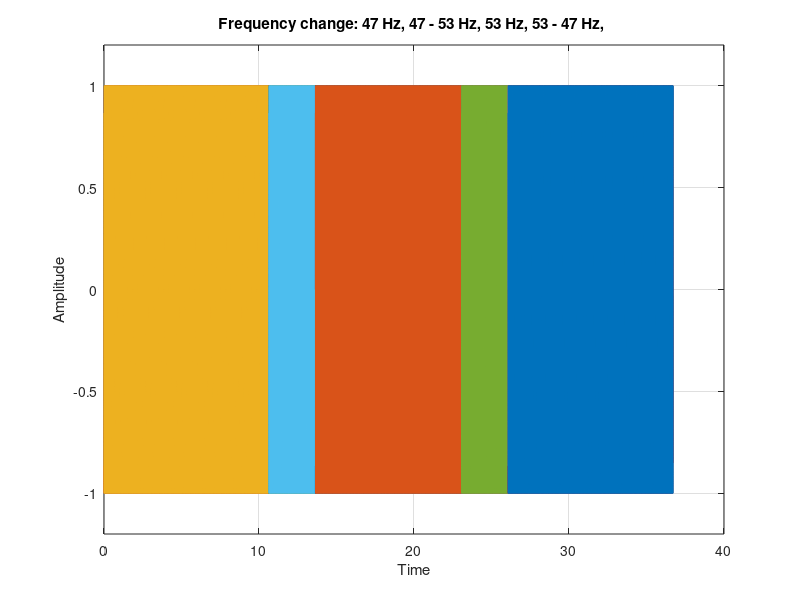
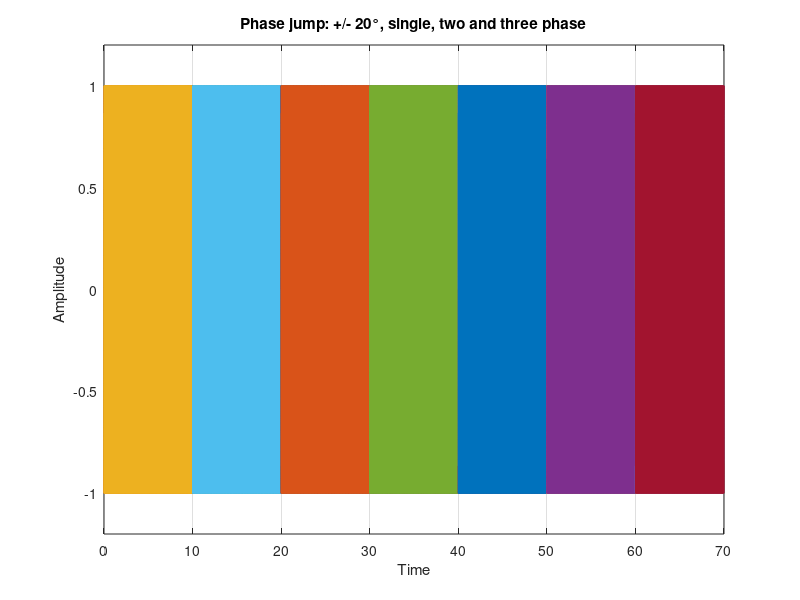
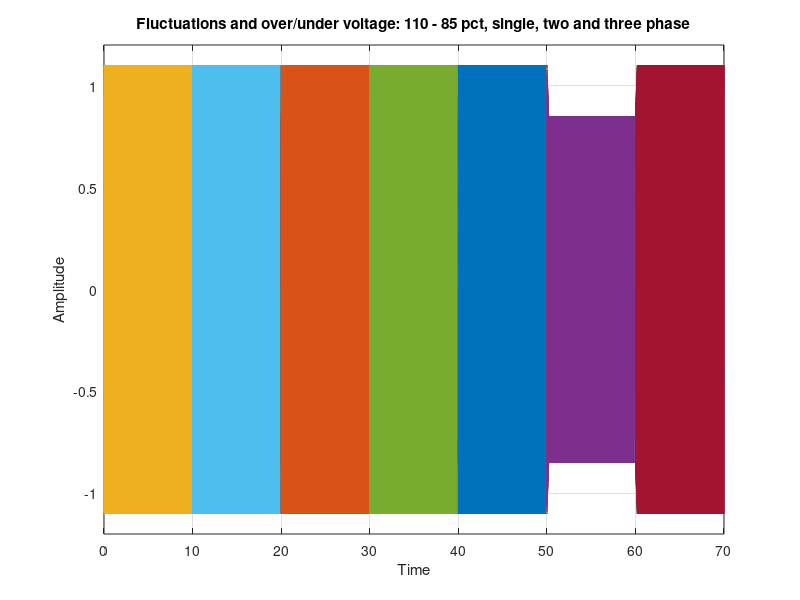
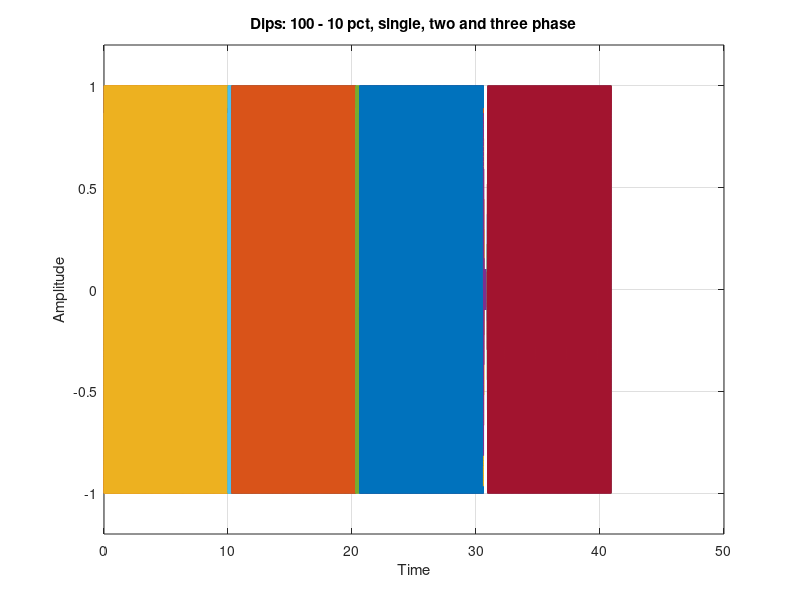

Write the MATLAB code that produced these figures, in order. (Note: this script raises an error after producing the figures.)
clc; clear; close all;
%% code for 'Test journal - Test Sequence'


%% Variable constants for test sequence
fs = 10000
ts = 1/fs
t_end = 75
t = ts*(0:t_end*fs);
t_event = 10 % [s] time between each event

%% frequency change, TC1

f_start = 47;
f_top = 53;
duration = 3;
cycles = 500;
t_event_low = cycles/f_start
t_event_high = cycles/f_top


t_11 = t_event_low
t_12 = t_11+duration
t_13 = t_12+t_event_high
t_14 = t_13+duration;
t_15 = t_14+t_event_low


pha10 = sin(2*pi*f_start*		t(1:round(t_event_low*fs)			));
phb10 = sin(2*pi*f_start*		t(1:round(t_event_low*fs)			) - 2*pi/3);
phc10 = sin(2*pi*f_start*		t(1:round(t_event_low*fs)			) + 2*pi/3);
V10 = [pha10; phb10; phc10]';


% 47 to 53 Hz
pha11 = chirp(					t(1:round(duration*fs)				),f_start,3,f_top,'linear',270);
phb11 = chirp(					t(1:round(duration*fs)				),f_start,3,f_top,'linear',150);
phc11 = chirp(					t(1:round(duration*fs)				),f_start,3,f_top,'linear',30);
V11 = [pha11; phb11; phc11]';


% 53 Hz for 500 cycles
pha12 = sin(2*pi*f_top*			t(1:round(t_event_high*fs)			));
phb12 = sin(2*pi*f_top*			t(1:round(t_event_high*fs)			) - 2*pi/3);
phc12 = sin(2*pi*f_top*			t(1:round(t_event_high*fs)			) + 2*pi/3);
V12 = [pha12; phb12; phc12]';


% 53 to 47 Hz
pha13 = chirp(					t(1:round(duration*fs)				),f_top,3,f_start,'linear',270);
phb13 = chirp(					t(1:round(duration*fs)				),f_top,3,f_start,'linear',150);
phc13 = chirp(					t(1:round(duration*fs)				),f_top,3,f_start,'linear',30);
V13 = [pha13; phb13; phc13]';


% 47 Hz for 10 sec
pha14 = sin(2*pi*f_start*		t(1:round(t_event_low*fs)			));
phb14 = sin(2*pi*f_start*		t(1:round(t_event_low*fs)			) - 2*pi/3);
phc14 = sin(2*pi*f_start*		t(1:round(t_event_low*fs)			) + 2*pi/3);
V14 = [pha14; phb14; phc14]';


% collect part signals to one signal
V1 = [V10; V11; V12; V13; V14];

figures = figure(11)
plot(t(1        : round(t_11*fs)), [pha10; phb10; phc10]')
hold on
grid on
plot(t(round(t_11*fs+1): round(t_12*fs)), [pha11; phb11; phc11]')
plot(t(round(t_12*fs+1): round(t_13*fs)), [pha12; phb12; phc12]')
plot(t(round(t_13*fs+1): round(t_14*fs)), [pha13; phb13; phc13]')
plot(t(round(t_14*fs+1): round(t_15*fs)), [pha14; phb14; phc14]')

freqtitle1 = sprintf('Frequency change: %d Hz, %d - %d Hz, %d Hz, %d - %d Hz, %d Hz',... 
    f_start, f_start, f_top, f_top, f_top, f_start);
title(freqtitle1)
xlabel('Time')
ylabel('Amplitude')
ylim([-1.2 1.2])



%% phase jumps, TC2
f_base = 50;
cycles = 500;
t_recov = cycles/f_base;
phi_shift = 20*pi/180


t_21 = t_recov
t_22 = t_21 + t_recov;
t_23 = t_22 + t_recov;
t_24 = t_23 + t_recov;
t_25 = t_24 + t_recov;
t_26 = t_25 + t_recov;
t_27 = t_26 + t_recov;

% start up
pha21 = sin(2*pi*f_base*t(1:t_recov*fs));
phb21 = sin(2*pi*f_base*t(1:t_recov*fs) - 2*pi/3);
phc21 = sin(2*pi*f_base*t(1:t_recov*fs) + 2*pi/3);
V21 = [pha21; phb21; phc21]';

% single phase phase shift (positive)
pha22 = sin(2*pi*f_base*t(1:t_recov*fs) + phi_shift);
phb22 = sin(2*pi*f_base*t(1:t_recov*fs) - 2*pi/3);
phc22 = sin(2*pi*f_base*t(1:t_recov*fs) + 2*pi/3);
V22 = [pha22; phb22; phc22]';

% single phase phase shift (negative)
pha23 = sin(2*pi*f_base*t(1:t_recov*fs));
phb23 = sin(2*pi*f_base*t(1:t_recov*fs) - 2*pi/3);
phc23 = sin(2*pi*f_base*t(1:t_recov*fs) + 2*pi/3);
V23 = [pha23; phb23; phc23]';

% two phase phase shift (positive)
pha24 = sin(2*pi*f_base*t(1:t_recov*fs) + phi_shift);
phb24 = sin(2*pi*f_base*t(1:t_recov*fs) - 2*pi/3 + phi_shift);
phc24 = sin(2*pi*f_base*t(1:t_recov*fs) + 2*pi/3);
V24 = [pha24; phb24; phc24]';

% two phase phase shift (negative)
pha25 = sin(2*pi*f_base*t(1:t_recov*fs));
phb25 = sin(2*pi*f_base*t(1:t_recov*fs) - 2*pi/3);
phc25 = sin(2*pi*f_base*t(1:t_recov*fs) + 2*pi/3);
V25 = [pha25; phb25; phc25]';

% three phase phase shift (positive)
pha26 = sin(2*pi*f_base*t(1:t_recov*fs) + phi_shift);
phb26 = sin(2*pi*f_base*t(1:t_recov*fs) - 2*pi/3 + phi_shift);
phc26 = sin(2*pi*f_base*t(1:t_recov*fs) + 2*pi/3 + phi_shift);
V26 = [pha26; phb26; phc26]';

% three phase phase shift (negative)
pha27 = sin(2*pi*f_base*t(1:t_recov*fs));
phb27 = sin(2*pi*f_base*t(1:t_recov*fs) - 2*pi/3);
phc27 = sin(2*pi*f_base*t(1:t_recov*fs) + 2*pi/3);
V27 = [pha27; phb27; phc27]';
    
figures = [figures; figure(21)]
plot(t(1        : t_21*fs), V21)
grid on
hold on
plot(t(t_21*fs+1: t_22*fs), V22)
plot(t(t_22*fs+1: t_23*fs), V23)
plot(t(t_23*fs+1: t_24*fs), V24)
plot(t(t_24*fs+1: t_25*fs), V25)
plot(t(t_25*fs+1: t_26*fs), V26)
plot(t(t_26*fs+1: t_27*fs), V27)
phasetitle1 = sprintf('Phase jump: +/- %d°, single, two and three phase', phi_shift*180/pi);
title(phasetitle1)
xlabel('Time')
ylabel('Amplitude')
ylim([-1.2 1.2])

V2 = [V21; V22; V23; V24; V25; V26; V27];


%% voltage fluctuations and over/under voltage, TC3
f_base = 50;
cycles = 500;
t_recov = cycles/f_base;
fluct_rate = f_base*0.12/5; % percent pr sec
% t_recov = 10;
Amax = 1.1
Amin = 0.85
t_fluct = (Amax-Amin)/fluct_rate;

t_31  = t_recov; 
t_32  = t_31  + t_recov; 
t_33  = t_32  + t_recov;
t_34  = t_33  + t_recov; 
t_35  = t_34  + t_recov;
t_36  = t_35  + t_recov; 
t_37  = t_36  + t_recov;

% start up
pha31 = Amax*sin(2*pi*f_base*t(1:t_recov*fs));
phb31 = Amax*sin(2*pi*f_base*t(1:t_recov*fs) - 2*pi/3);
phc31 = Amax*sin(2*pi*f_base*t(1:t_recov*fs) + 2*pi/3);
V31 = [pha31; phb31; phc31]';

% single phase fluctuation (positive)
pha32 = [sin(2*pi*f_base*t(1:t_fluct*fs)).*(Amax-fluct_rate*t(1:t_fluct*fs)),  Amin*sin(2*pi*f_base*t(t_fluct*fs:  t_recov*fs))];
phb32 =                                                                        Amax*sin(2*pi*f_base*t(1:           t_recov*fs) - 2*pi/3);
phc32 =                                                                        Amax*sin(2*pi*f_base*t(1:           t_recov*fs) + 2*pi/3);
V32 = [pha32; phb32; phc32]';

% single phase fluctuation (negative)
pha33 = [sin(2*pi*f_base*t(1:t_fluct*fs)).*(Amin+fluct_rate*t(1:t_fluct*fs)),  Amax*sin(2*pi*f_base*t(t_fluct*fs:  t_recov*fs))];
phb33 =                                                                        Amax*sin(2*pi*f_base*t(1:           t_recov*fs) - 2*pi/3);
phc33 =                                                                        Amax*sin(2*pi*f_base*t(1:           t_recov*fs) + 2*pi/3);
V33 = [pha33; phb33; phc33]';

% two phase fluctuation (positive)
pha34 = [sin(2*pi*f_base*t(1:t_fluct*fs))		 	.*(Amax-fluct_rate*t(1:t_fluct*fs)),  	Amin*sin(2*pi*f_base*t(t_fluct*fs:  t_recov*fs))];
phb34 = [sin(2*pi*f_base*t(1:t_fluct*fs) - 2*pi/3)	.*(Amax-fluct_rate*t(1:t_fluct*fs)),  	Amin*sin(2*pi*f_base*t(t_fluct*fs:  t_recov*fs) - 2*pi/3)];
phc34 =                                                                        				Amax*sin(2*pi*f_base*t(1:           t_recov*fs) + 2*pi/3);
V34 = [pha34; phb34; phc34]';

% two phase fluctuation (negative)
pha35 = [sin(2*pi*f_base*t(1:t_fluct*fs))			.*(Amin+fluct_rate*t(1:t_fluct*fs)),  	Amax*sin(2*pi*f_base*t(t_fluct*fs:  t_recov*fs))];
phb35 = [sin(2*pi*f_base*t(1:t_fluct*fs) - 2*pi/3)	.*(Amin+fluct_rate*t(1:t_fluct*fs)),  	Amax*sin(2*pi*f_base*t(t_fluct*fs:  t_recov*fs) - 2*pi/3)];
phc35 =                                                                        				Amax*sin(2*pi*f_base*t(1:           t_recov*fs) + 2*pi/3);
V35 = [pha35; phb35; phc35]';

% three phase fluctuation (positive)
pha36 = [sin(2*pi*f_base*t(1:t_fluct*fs))		 	.*(Amax-fluct_rate*t(1:t_fluct*fs)),  	Amin*sin(2*pi*f_base*t(t_fluct*fs:  t_recov*fs))];
phb36 = [sin(2*pi*f_base*t(1:t_fluct*fs) - 2*pi/3)	.*(Amax-fluct_rate*t(1:t_fluct*fs)),  	Amin*sin(2*pi*f_base*t(t_fluct*fs:  t_recov*fs) - 2*pi/3)];
phc36 = [sin(2*pi*f_base*t(1:t_fluct*fs) + 2*pi/3)	.*(Amax-fluct_rate*t(1:t_fluct*fs)),  	Amin*sin(2*pi*f_base*t(t_fluct*fs:  t_recov*fs) + 2*pi/3)];
V36 = [pha36; phb36; phc36]';

% three phase fluctuation (negative)
pha37 = [sin(2*pi*f_base*t(1:t_fluct*fs))			.*(Amin+fluct_rate*t(1:t_fluct*fs)),  	Amax*sin(2*pi*f_base*t(t_fluct*fs:  t_recov*fs))];
phb37 = [sin(2*pi*f_base*t(1:t_fluct*fs) - 2*pi/3)	.*(Amin+fluct_rate*t(1:t_fluct*fs)),  	Amax*sin(2*pi*f_base*t(t_fluct*fs:  t_recov*fs) - 2*pi/3)];
phc37 = [sin(2*pi*f_base*t(1:t_fluct*fs) + 2*pi/3)	.*(Amin+fluct_rate*t(1:t_fluct*fs)),  	Amax*sin(2*pi*f_base*t(t_fluct*fs:  t_recov*fs) + 2*pi/3)];
V37 = [pha37; phb37; phc37]';


figures = [figures; figure(31)]

plot(t(1        : t_31*fs), V31)
grid on
hold on
plot(t(t_31*fs+1: t_32*fs), V32)
plot(t(t_32*fs+1: t_33*fs), V33)
plot(t(t_33*fs+1: t_34*fs), V34)
plot(t(t_34*fs+1: t_35*fs), V35)
plot(t(t_35*fs+1: t_36*fs), V36)
plot(t(t_36*fs+1: t_37*fs), V37)

phasetitle1 = sprintf('Fluctuations and over/under voltage: %d - %d pct, single, two and three phase', Amax*100, Amin*100);
title(phasetitle1)
xlabel('Time')
ylabel('Amplitude')
ylim([-1.2 1.2])

V3 = [V31; V32; V33; V34; V35; V36; V37];



%% voltage dips, TC4
f_base = 50
cycles = 500
t_recov = cycles/f_base
fluct_rate = f_base*0.9/2 % percent pr sec
Amax = 1
Amin = 0.1
t_fluct = (Amax-Amin)/fluct_rate
down_cycles = 13
t_down = down_cycles/f_base

t_41  = t_recov; 
% t_42  = t_41  + t_recov; 
t_42  = t_41  + (t_down+t_fluct); 
t_43  = t_42  + t_recov;
t_44  = t_43  + (t_down+t_fluct); 
t_45  = t_44  + t_recov;
t_46  = t_45  + (t_down+t_fluct); 
t_47  = t_46  + t_recov;

% start up
pha41 = Amax*sin(2*pi*f_base*t(1:t_recov*fs));
phb41 = Amax*sin(2*pi*f_base*t(1:t_recov*fs) - 2*pi/3);
phc41 = Amax*sin(2*pi*f_base*t(1:t_recov*fs) + 2*pi/3);
V41 = [pha41; phb41; phc41]';

% single phase dip
% pha42 = [sin(2*pi*f_base*t(1:t_fluct*fs)).*(Amax-fluct_rate*t(1:t_fluct*fs)),  Amin*sin(2*pi*f_base*t(t_fluct*fs+1:  t_recov*fs))];
pha42 = [sin(2*pi*f_base*t(1:t_fluct*fs))            .*(Amax-fluct_rate*t(1:t_fluct*fs)),   Amin*sin(2*pi*f_base*t(t_fluct*fs+1:     (t_down+t_fluct)*fs))];
phb42 =                                                                                     Amax*sin(2*pi*f_base*t(1:                (t_down+t_fluct)*fs) - 2*pi/3);
phc42 =                                                                                     Amax*sin(2*pi*f_base*t(1:                (t_down+t_fluct)*fs) + 2*pi/3);
V42 = [pha42; phb42; phc42]';   

% single phase restore
pha43 = [sin(2*pi*f_base*t(1:t_fluct*fs))           .*(Amin+fluct_rate*t(1:t_fluct*fs)),    Amax*sin(2*pi*f_base*t(t_fluct*fs+1:     t_recov*fs))];
phb43 =                                                                                     Amax*sin(2*pi*f_base*t(1:                t_recov*fs) - 2*pi/3);
phc43 =                                                                                     Amax*sin(2*pi*f_base*t(1:                t_recov*fs) + 2*pi/3);
V43 = [pha43; phb43; phc43]';

% two phase dip                                               XXXXXXXXXXXXXXXXXXXXXXXXXXX      her sker fase forskydning
pha44 = [sin(2*pi*f_base*t(1:t_fluct*fs))		 	.*(Amax-fluct_rate*t(1:t_fluct*fs)),  	Amin*sin(2*pi*f_base*t(t_fluct*fs+1:     (t_down+t_fluct)*fs))];
phb44 = [sin(2*pi*f_base*t(1:t_fluct*fs) - 2*pi/3)	.*(Amax-fluct_rate*t(1:t_fluct*fs)),  	Amin*sin(2*pi*f_base*t(t_fluct*fs+1:     (t_down+t_fluct)*fs) - 2*pi/3)];
phc44 =                                                                        				Amax*sin(2*pi*f_base*t(1:                (t_down+t_fluct)*fs) + 2*pi/3);
V44 = [pha44; phb44; phc44]';

% two phase restore
pha45 = [sin(2*pi*f_base*t(1:t_fluct*fs))			.*(Amin+fluct_rate*t(1:t_fluct*fs)),  	Amax*sin(2*pi*f_base*t(t_fluct*fs+1:     t_recov*fs))];
phb45 = [sin(2*pi*f_base*t(1:t_fluct*fs) - 2*pi/3)	.*(Amin+fluct_rate*t(1:t_fluct*fs)),  	Amax*sin(2*pi*f_base*t(t_fluct*fs+1:     t_recov*fs) - 2*pi/3)];
phc45 =                                                                        				Amax*sin(2*pi*f_base*t(1:                t_recov*fs) + 2*pi/3);
V45 = [pha45; phb45; phc45]';

% three phase dip
pha46 = [sin(2*pi*f_base*t(1:t_fluct*fs))		 	.*(Amax-fluct_rate*t(1:t_fluct*fs)),  	Amin*sin(2*pi*f_base*t(t_fluct*fs+1:     (t_down+t_fluct)*fs))];
phb46 = [sin(2*pi*f_base*t(1:t_fluct*fs) - 2*pi/3)	.*(Amax-fluct_rate*t(1:t_fluct*fs)),  	Amin*sin(2*pi*f_base*t(t_fluct*fs+1:     (t_down+t_fluct)*fs) - 2*pi/3)];
phc46 = [sin(2*pi*f_base*t(1:t_fluct*fs) + 2*pi/3)	.*(Amax-fluct_rate*t(1:t_fluct*fs)),  	Amin*sin(2*pi*f_base*t(t_fluct*fs+1:     (t_down+t_fluct)*fs) + 2*pi/3)];
V46 = [pha46; phb46; phc46]';

% three phase restore
pha47 = [sin(2*pi*f_base*t(1:t_fluct*fs))			.*(Amin+fluct_rate*t(1:t_fluct*fs)),  	Amax*sin(2*pi*f_base*t(t_fluct*fs+1:     t_recov*fs))];
phb47 = [sin(2*pi*f_base*t(1:t_fluct*fs) - 2*pi/3)	.*(Amin+fluct_rate*t(1:t_fluct*fs)),  	Amax*sin(2*pi*f_base*t(t_fluct*fs+1:     t_recov*fs) - 2*pi/3)];
phc47 = [sin(2*pi*f_base*t(1:t_fluct*fs) + 2*pi/3)	.*(Amin+fluct_rate*t(1:t_fluct*fs)),  	Amax*sin(2*pi*f_base*t(t_fluct*fs+1:     t_recov*fs) + 2*pi/3)];
V47 = [pha47; phb47; phc47]';


figures = [figures; figure(41)]
plot(t(1        : t_41*fs), V41)
grid on
hold on
plot(t(t_41*fs+1: t_42*fs), V42)
plot(t(t_42*fs+1: t_43*fs), V43)
plot(t(t_43*fs+1: t_44*fs), V44)
plot(t(t_44*fs+1: t_45*fs), V45)
plot(t(t_45*fs+1: t_46*fs), V46)
plot(t(t_46*fs+1: t_47*fs), V47)
diptitle1 = sprintf('Dips: %d - %d pct, single, two and three phase', Amax*100, Amin*100);
title(diptitle1)
xlabel('Time')
ylabel('Amplitude')
ylim([-1.2 1.2])


V4 = [V41; V42; V43; V44; V45; V46; V47];


%% harmonics, TC5
f_base = 50
cycles = 500
t_recov = cycles/f_base
t_harmonics = t_recov
Amax = 1

%Amplitudes of harmonics
A5_1 = 0.1
A7_1 = 0.0663
A5_2 = 0.0663
A7_2 = 0.1

%
t_51 = t_recov
t_52 = t_51 + t_harmonics
t_53 = t_52 + t_recov
t_54 = t_53 + t_harmonics


% start up
pha51 = Amax*sin(2*pi*f_base*t(1:t_recov*fs));
phb51 = Amax*sin(2*pi*f_base*t(1:t_recov*fs) - 2*pi/3);
phc51 = Amax*sin(2*pi*f_base*t(1:t_recov*fs) + 2*pi/3);
V51 = [pha51; phb51; phc51]';

% harmonics
pha52 = Amax*sin(2*pi*f_base*t(1:t_recov*fs))          + A5_1*sin(5*(2*pi*f_base*t(1:t_recov*fs))         ) + A7_1*sin(7*(2*pi*f_base*t(1:t_recov*fs))         );
phb52 = Amax*sin(2*pi*f_base*t(1:t_recov*fs) - 2*pi/3) + A5_1*sin(5*(2*pi*f_base*t(1:t_recov*fs) - 2*pi/3)) + A7_1*sin(7*(2*pi*f_base*t(1:t_recov*fs) - 2*pi/3));
phc52 = Amax*sin(2*pi*f_base*t(1:t_recov*fs) + 2*pi/3) + A5_1*sin(5*(2*pi*f_base*t(1:t_recov*fs) + 2*pi/3)) + A7_1*sin(7*(2*pi*f_base*t(1:t_recov*fs) + 2*pi/3));
V52 = [pha52; phb52; phc52]';

% recover
pha53 = Amax*sin(2*pi*f_base*t(1:t_recov*fs));
phb53 = Amax*sin(2*pi*f_base*t(1:t_recov*fs) - 2*pi/3);
phc53 = Amax*sin(2*pi*f_base*t(1:t_recov*fs) + 2*pi/3);
V53 = [pha53; phb53; phc53]';

% harmonics
pha54 = Amax*sin(2*pi*f_base*t(1:t_recov*fs))          + A5_2*sin(5*(2*pi*f_base*t(1:t_recov*fs))         ) + A7_2*sin(7*(2*pi*f_base*t(1:t_recov*fs))         );
phb54 = Amax*sin(2*pi*f_base*t(1:t_recov*fs) - 2*pi/3) + A5_2*sin(5*(2*pi*f_base*t(1:t_recov*fs) - 2*pi/3)) + A7_2*sin(7*(2*pi*f_base*t(1:t_recov*fs) - 2*pi/3));
phc54 = Amax*sin(2*pi*f_base*t(1:t_recov*fs) + 2*pi/3) + A5_2*sin(5*(2*pi*f_base*t(1:t_recov*fs) + 2*pi/3)) + A7_2*sin(7*(2*pi*f_base*t(1:t_recov*fs) + 2*pi/3));
V54 = [pha54; phb54; phc54]';

figures = [figures; figure(51)]
plot(t(1        : t_51*fs), V51)
grid on
hold on
plot(t(t_51*fs+1: t_52*fs), V52)
plot(t(t_52*fs+1: t_53*fs), V53)
plot(t(t_53*fs+1: t_54*fs), V54)

harmonicstitle1 = sprintf('Harmonics: no harmonics, then 5th = %.2f and 7th=%.2f, no harmonics,then 5th = %.2f and 7th=%.2f',A5_1, A7_1, A5_2, A7_2 );
title(harmonicstitle1)
xlabel('Time')
ylabel('Amplitude')
ylim([-1.2 1.2])


V5 = [V51; V52; V53; V54];
%% interruptions, TC6
f_base = 50
cycles = 500
t_recov = cycles/f_base
fluct_rate = f_base*1/2 % percent pr sec
Amax = 1
Amin = 0
t_fluct = (Amax-Amin)/fluct_rate
down_cycles = 8
t_down = down_cycles/f_base

t_61  = t_recov; 
t_62  = t_61  + (t_down+t_fluct); 
t_63  = t_62  + t_recov;
t_64  = t_63  + (t_down+t_fluct); 
t_65  = t_64  + t_recov;
t_66  = t_65  + (t_down+t_fluct); 
t_67  = t_66  + t_recov;

% start up
pha61 = Amax*sin(2*pi*f_base*t(1:t_recov*fs));
phb61 = Amax*sin(2*pi*f_base*t(1:t_recov*fs) - 2*pi/3);
phc61 = Amax*sin(2*pi*f_base*t(1:t_recov*fs) + 2*pi/3);
V61 = [pha61; phb61; phc61]';

% single phase interruption
% pha62 = [sin(2*pi*f_base*t(1:t_fluct*fs)).*(Amax-fluct_rate*t(1:t_fluct*fs)),  Amin*sin(2*pi*f_base*t(t_fluct*fs+1:  t_recov*fs))];
pha62 = [sin(2*pi*f_base*t(1:t_fluct*fs))            .*(Amax-fluct_rate*t(1:t_fluct*fs)),   Amin*sin(2*pi*f_base*t(t_fluct*fs+1:     (t_down+t_fluct)*fs))];
phb62 =                                                                                     Amax*sin(2*pi*f_base*t(1:                (t_down+t_fluct)*fs) - 2*pi/3);
phc62 =                                                                                     Amax*sin(2*pi*f_base*t(1:                (t_down+t_fluct)*fs) + 2*pi/3);
V62 = [pha62; phb62; phc62]';   

% single phase restore
pha63 = [sin(2*pi*f_base*t(1:t_fluct*fs))           .*(Amin+fluct_rate*t(1:t_fluct*fs)),    Amax*sin(2*pi*f_base*t(t_fluct*fs+1:     t_recov*fs))];
phb63 =                                                                                     Amax*sin(2*pi*f_base*t(1:                t_recov*fs) - 2*pi/3);
phc63 =                                                                                     Amax*sin(2*pi*f_base*t(1:                t_recov*fs) + 2*pi/3);
V63 = [pha63; phb63; phc63]';

% two phase interruption                                               XXXXXXXXXXXXXXXXXXXXXXXXXXX      her sker fase forskydning
pha64 = [sin(2*pi*f_base*t(1:t_fluct*fs))		 	.*(Amax-fluct_rate*t(1:t_fluct*fs)),  	Amin*sin(2*pi*f_base*t(t_fluct*fs+1:     (t_down+t_fluct)*fs))];
phb64 = [sin(2*pi*f_base*t(1:t_fluct*fs) - 2*pi/3)	.*(Amax-fluct_rate*t(1:t_fluct*fs)),  	Amin*sin(2*pi*f_base*t(t_fluct*fs+1:     (t_down+t_fluct)*fs) - 2*pi/3)];
phc64 =                                                                        				Amax*sin(2*pi*f_base*t(1:                (t_down+t_fluct)*fs) + 2*pi/3);
V64 = [pha64; phb64; phc64]';

% two phase restore
pha65 = [sin(2*pi*f_base*t(1:t_fluct*fs))			.*(Amin+fluct_rate*t(1:t_fluct*fs)),  	Amax*sin(2*pi*f_base*t(t_fluct*fs+1:     t_recov*fs))];
phb65 = [sin(2*pi*f_base*t(1:t_fluct*fs) - 2*pi/3)	.*(Amin+fluct_rate*t(1:t_fluct*fs)),  	Amax*sin(2*pi*f_base*t(t_fluct*fs+1:     t_recov*fs) - 2*pi/3)];
phc65 =                                                                        				Amax*sin(2*pi*f_base*t(1:                t_recov*fs) + 2*pi/3);
V65 = [pha65; phb65; phc65]';

% three phase interruption
pha66 = [sin(2*pi*f_base*t(1:t_fluct*fs))		 	.*(Amax-fluct_rate*t(1:t_fluct*fs)),  	Amin*sin(2*pi*f_base*t(t_fluct*fs+1:     (t_down+t_fluct)*fs))];
phb66 = [sin(2*pi*f_base*t(1:t_fluct*fs) - 2*pi/3)	.*(Amax-fluct_rate*t(1:t_fluct*fs)),  	Amin*sin(2*pi*f_base*t(t_fluct*fs+1:     (t_down+t_fluct)*fs) - 2*pi/3)];
phc66 = [sin(2*pi*f_base*t(1:t_fluct*fs) + 2*pi/3)	.*(Amax-fluct_rate*t(1:t_fluct*fs)),  	Amin*sin(2*pi*f_base*t(t_fluct*fs+1:     (t_down+t_fluct)*fs) + 2*pi/3)];
V66 = [pha66; phb66; phc66]';

% three phase restore
pha67 = [sin(2*pi*f_base*t(1:t_fluct*fs))			.*(Amin+fluct_rate*t(1:t_fluct*fs)),  	Amax*sin(2*pi*f_base*t(t_fluct*fs+1:     t_recov*fs))];
phb67 = [sin(2*pi*f_base*t(1:t_fluct*fs) - 2*pi/3)	.*(Amin+fluct_rate*t(1:t_fluct*fs)),  	Amax*sin(2*pi*f_base*t(t_fluct*fs+1:     t_recov*fs) - 2*pi/3)];
phc67 = [sin(2*pi*f_base*t(1:t_fluct*fs) + 2*pi/3)	.*(Amin+fluct_rate*t(1:t_fluct*fs)),  	Amax*sin(2*pi*f_base*t(t_fluct*fs+1:     t_recov*fs) + 2*pi/3)];
V67 = [pha67; phb67; phc67]';

figures = [figures; figure(61)]
% plot(t(1        : t_61*fs), V61)
% grid on
% hold on
% plot(t(t_61*fs+1: t_62*fs), V62)
% plot(t(t_62*fs+1: t_63*fs), V63)
% plot(t(t_63*fs+1: t_64*fs), V64)
% plot(t(t_64*fs+1: t_65*fs), V65)
% plot(t(t_65*fs+1: t_66*fs), V66)
% plot(t(t_66*fs: t_67*fs), V67)
plot(t(1        	   : round(t_61*fs)), V61)
grid on
hold on
plot(t(round(t_61*fs)+1: round(t_62*fs)), V62)
plot(t(round(t_62*fs)+1: round(t_63*fs)), V63)
plot(t(round(t_63*fs)+1: round(t_64*fs)), V64)
plot(t(round(t_64*fs)+1: round(t_65*fs)), V65)
plot(t(round(t_65*fs)+1: round(t_66*fs)), V66)
plot(t(round(t_66*fs)+1: round(t_67*fs)), V67)
intertitle1 = sprintf('Interruptions: %d - %d pct, single, two and three phase', Amax*100, Amin*100);
title(intertitle1)
xlabel('Time')
ylabel('Amplitude')
ylim([-1.2 1.2])

V6 = [V61; V62; V63; V64; V65; V66; V67];


%% saving figures
% savepath = 'C:\Users\Kasper Laustsen\Aarhus universitet\Martin Højlund Therkildsen - Bachelor\10. Accepttest\Accepttest specification\Plots_TC'
% filename = ["TC1_freq.png"; "TC2_phase.png" ;"TC3_fluct.png"; "TC4_dip.png"; "TC5_harm.png"; "TC6_interrupt.png"]
% for i=1:6
%     f = fullfile(savepath,filename(i))
%     exportgraphics(figures(i), f,'Resolution', 400)
% end
%% testing of rounding..



%% saving signals to dir
time = .1*(0:100)';
timeWrong = (0:0.1:10)';
tsData = (0:100)';
ts = timeseries([(1:100)' + 10*rand(100,1)]);
ttData = sin(time) + 2*rand(101,1);
tt = timetable(seconds(time), ttData);

%
tt1 = timetable(seconds(t(1:round(t_15*fs)))', V1); 
round(t_15*fs)/fs
[length(t(1:round(t_15*fs))),length(V1)];

tt2 = timetable(seconds(t(1:t_27*fs))', V2); 
[length(t(1:t_27*fs)),length(V2)];

tt3 = timetable(seconds(t(1:round(t_37*fs)))', V3);
[length(t(1:round(t_37*fs))),length(V3)];

tt4 = timetable(seconds(t(1:round(t_47*fs)))', V4);
[length(t(1:round(t_47*fs))),length(V4)];

tt5 = timetable(seconds(t(1:t_54*fs))', V5);
[length(t(1:t_54*fs)),length(V5)];

tt6 = timetable(seconds(t(1:round(t_67*fs)))', V6); 
[length(t(1:round(t_67*fs))),length(V6)];

%% testing unwrap(angle(hilbert()))
close all
figures = []

f_start = 47;       %arbitrary frequency
t11 = t_event_low   %arbitraty time

y11 = sin(2*pi*f_start*t(1:round(t11*fs)));     %true signal
theta_hilb = unwrap(angle(hilbert(y11)));       %extract phaseangle
y12 = sin(theta_hilb+pi/2);                     %create estimated signal

% ------------------------- plotting -------------------------- %
figure(11)
plot(t(1:round(t11*fs)),y11-y12)
str = 'Extraction of angle using (unwrap(angle(hilbert()))';
title(str)
xlabel('Time [s]')
ylabel('Difference')
grid on

figures = [figures; figure(11)]
%% testing differention of unwrap(angle(hilbert()))

t21 = 10; % arbitrary time for stop.
f_1 = 47; f_2 = 50; f_3 = 53; f_4 = 100; f_5 = 200; f_6 = 250; % various frequencies
y21 = [	sin(2*pi*f_1*t(1:round(t21*fs)))'; 
		sin(2*pi*f_2*t(1:round(t21*fs)))';
		sin(2*pi*f_3*t(1:round(t21*fs)))';
		sin(2*pi*f_4*t(1:round(t21*fs)))';
		sin(2*pi*f_5*t(1:round(t21*fs)))';
		sin(2*pi*f_6*t(1:round(t21*fs)))'
	  ];

f_start = 47; f_top = 53; %start and ending frequency of chirp
y22 = chirp(t(1:round(duration*fs)), f_start,3,f_top,'linear',270); %chirp 
z21 = fs/(2*pi)*diff(unwrap(angle(hilbert(y21))));  %frequncies extracted of jumps
z22 = fs/(2*pi)*diff(unwrap(angle(hilbert(y22))));  %frequncies extracted of chirp

% ------------------------- plotting -------------------------- %
figure(12)
subplot(2,1,1)
plot(t(2:round(t21*6*fs)),z21)
ylim([40 260])
str = '@frequency steps';
subtitle(str)
xlabel('Time [s]')
ylabel('Frequency [Hz]')
str = 'Test of extraction of frequency by differentiating (unwrap(angle(hilbert()))';
title(str)
grid on
subplot(2,1,2)
plot(t(2:round(duration*fs)),z22)
ylim([45 55])
str = '@frequency sweep (linear chirp)';
subtitle(str)
xlabel('Time [s]')
ylabel('Frequency [Hz]')
grid on

figures = [figures; figure(12)]

%% TC1 Lock-in range and frequency changes
sig_extr = V1(:,1); % the signal of phase A
freq = fs/(2*pi)*diff(unwrap(angle(hilbert(sig_extr)))+pi/2);

% ------------------------- plotting -------------------------- %
figure(1)
subplot(2,1,1)
plot(t(2:round(t_15*fs)), freq)
str = 'Estimated frequency for TC1';
subtitle(str)
xlabel('Time [s]')
ylabel('Frequency')
grid on
title('Validation of TC1 signals')
subplot(2,1,2)
plot(t(1        : round(t_11*fs)), [pha10; phb10; phc10]')
hold on
grid on
plot(t(round(t_11*fs+1): round(t_12*fs)), [pha11; phb11; phc11]')
plot(t(round(t_12*fs+1): round(t_13*fs)), [pha12; phb12; phc12]')
plot(t(round(t_13*fs+1): round(t_14*fs)), [pha13; phb13; phc13]')
plot(t(round(t_14*fs+1): round(t_15*fs)), [pha14; phb14; phc14]')

freqtitle1 = sprintf('TC1 subsignals: %d Hz, %d - %d Hz, %d Hz, %d - %d Hz, %d Hz',... 
    f_start, f_start, f_top, f_top, f_top, f_start);
subtitle(freqtitle1)
xlabel('Time')
ylabel('Amplitude')
ylim([-1.2 1.2])

figures = [figures; figure(1)]
%% TC2 Phase jump
sig_extrA = V2(:,1);    %phase A
sig_extrB = V2(:,2);    %phase B
sig_extrC = V2(:,3);    %phase C
thetaA = unwrap(angle(hilbert(sig_extrA)))+pi/2;     %phase angle, phase A
thetaB = unwrap(angle(hilbert(sig_extrB)))+pi/2;     %phase angle, phase B
thetaC = unwrap(angle(hilbert(sig_extrC)))+pi/2;     %phase angle, phase C 

theta_refA = 2*pi*f_base.*t(1:round(t_27*fs));          %ref angle, phase A
theta_refB = 2*pi*f_base.*t(1:round(t_27*fs)) - 2*pi/3; %ref angle, phase B
theta_refC = 2*pi*f_base.*t(1:round(t_27*fs)) + 2*pi/3; %ref angle, phase C

% ------------------------- plotting -------------------------- %
figure(2)
subplot(4,1,1)
% plot(t(1:round(t_27*fs)), mod(theta,2*pi))
plot(t(1:round(t_27*fs)), (thetaA-theta_refA')*180/pi)
str = 'Difference est. phase angle and ref. phase angle of phase A';
subtitle(str)
xlabel('Time [s]')
ylabel('Phase angle [°]')
grid on
ylim([-5 25])
title('Validation of TC2 signals')

subplot(4,1,2)
% plot(t(1:round(t_27*fs)), mod(theta,2*pi))
plot(t(1:round(t_27*fs)), (thetaB-theta_refB')*180/pi-360)
str = 'Difference est. phase angle and ref. phase angle of phase A';
subtitle(str)
xlabel('Time [s]')
ylabel('Phase angle [°]')
grid on
ylim([-5 25])

subplot(4,1,3)
% plot(t(1:round(t_27*fs)), mod(theta,2*pi))
plot(t(1:round(t_27*fs)), (thetaC-theta_refC')*180/pi)
str = 'Difference est. phase angle and ref. phase angle of phase A';
subtitle(str)
xlabel('Time [s]')
ylabel('Phase angle [°]')
grid on
ylim([-5 25])

subplot(4,1,4)
plot(t(1        : t_21*fs), V21)
grid on
hold on
plot(t(t_21*fs+1: t_22*fs), V22)
plot(t(t_22*fs+1: t_23*fs), V23)
plot(t(t_23*fs+1: t_24*fs), V24)
plot(t(t_24*fs+1: t_25*fs), V25)
plot(t(t_25*fs+1: t_26*fs), V26)
plot(t(t_26*fs+1: t_27*fs), V27)
phasetitle1 = sprintf('TC2 subsignals: +/- %d°, single, two and three phase phase jump', phi_shift*180/pi);
subtitle(phasetitle1)
xlabel('Time')
ylabel('Amplitude')
ylim([-1.2 1.2])

figures = [figures; figure(2)]
%% TC3 Voltage fluctuations and over-/under voltage
sig_extrA = V3(:,1);    %phase A
sig_extrB = V3(:,2);    %phase B
sig_extrC = V3(:,3);    %phase C
magA = abs(hilbert(sig_extrA));     %phase A magnitude
magB = abs(hilbert(sig_extrB));     %phase B magnitude
magC = abs(hilbert(sig_extrC));     %phase C magnitude

% ------------------------- plotting -------------------------- %
ylims = [0.6 1.2]
figure(3)
subplot(4,1,1)
plot(t(1:round(t_37*fs)), magA)
str = 'Magnitude of phase A';
subtitle(str)
xlabel('Time [s]')
ylabel('Magnitude')
ylim(ylims)
grid on
title('Validation of TC3 signals')

subplot(4,1,2)
plot(t(1:round(t_37*fs)), magB)
str = 'Magnitude of phase B';
subtitle(str)
xlabel('Time [s]')
ylabel('Magnitude')
ylim(ylims)
grid on

subplot(4,1,3)
plot(t(1:round(t_37*fs)), magC)
str = 'Magnitude of phase C';
subtitle(str)
xlabel('Time [s]')
ylabel('Magnitude')
ylim(ylims)
grid on

subplot(4,1,4)
plot(t(1        : t_31*fs), V31)
grid on
hold on
plot(t(t_31*fs+1: t_32*fs), V32)
plot(t(t_32*fs+1: t_33*fs), V33)
plot(t(t_33*fs+1: t_34*fs), V34)
plot(t(t_34*fs+1: t_35*fs), V35)
plot(t(t_35*fs+1: t_36*fs), V36)
plot(t(t_36*fs+1: t_37*fs), V37)

phasetitle1 = sprintf('TC3 subsignals: %d - %d pct, single, two and three phase fluctuations', 110, 85);
subtitle(phasetitle1)
xlabel('Time')
ylabel('Amplitude')
ylim([-1.2 1.2])

figures = [figures; figure(3)]
%% TC4 Voltage dips
sig_extrA = V4(:,1);    %Phase A
sig_extrB = V4(:,2);    %Phase B
sig_extrC = V4(:,3);    %Phase C
magA = abs(hilbert(sig_extrA));     %Phase A
magB = abs(hilbert(sig_extrB));     %Phase B
magC = abs(hilbert(sig_extrC));     %Phase C

% ------------------------- plotting -------------------------- %
ylims = [0 1.2]
figure(4)
subplot(4,1,1)
plot(t(1:round(t_47*fs)), magA)
str = 'Magnitude of phase A';
subtitle(str)
xlabel('Time [s]')
ylabel('Magnitude')
ylim(ylims)
grid on
title('Validation of TC4 signals')

subplot(4,1,2)
plot(t(1:round(t_47*fs)), magB)
str = 'Magnitude of phase B';
subtitle(str)
xlabel('Time [s]')
ylabel('Magnitude')
ylim(ylims)
grid on

subplot(4,1,3)
plot(t(1:round(t_47*fs)), magC)
str = 'Magnitude of phase C';
subtitle(str)
xlabel('Time [s]')
ylabel('Magnitude')
ylim(ylims)
grid on

subplot(4,1,4)
plot(t(1        : t_41*fs), V41)
grid on
hold on
plot(t(t_41*fs+1: t_42*fs), V42)
plot(t(t_42*fs+1: t_43*fs), V43)
plot(t(t_43*fs+1: t_44*fs), V44)
plot(t(t_44*fs+1: t_45*fs), V45)
plot(t(t_45*fs+1: t_46*fs), V46)
plot(t(t_46*fs+1: t_47*fs), V47)
diptitle1 = sprintf('TC4 subsignals: %d - %d pct, single, two and three phase dips', 100, 0);
subtitle(diptitle1)
xlabel('Time')
ylabel('Amplitude')
ylim([-1.2 1.2])

figures = [figures; figure(4)]
%% TC5 Harmonics
sig_extrA = V5(:,1); %Phase A signal


% ------------------------- plotting -------------------------- %
figure(5)
N_segment = 50000;
overlap = 0
spectrogram(sig_extrA,blackman(N_segment),overlap,N_segment,fs,'yaxis')
view(-100,25)
ylim([0 0.500])
title('Validation of TC4 signals')
figures = [figures; figure(5)]
%% TC6 Interruptions
sig_extrA = V6(:,1);
sig_extrB = V6(:,2);
sig_extrC = V6(:,3);
magA = abs(hilbert(sig_extrA));
magB = abs(hilbert(sig_extrB));
magC = abs(hilbert(sig_extrC));


% ------------------------- plotting -------------------------- %
ylims = [0 1.2]
figure()
subplot(4,1,1)
plot(t(1:round(t_67*fs)), magA)
str = 'Magnitude of phase A';
subtitle(str)
xlabel('Time [s]')
ylabel('Magnitude')
ylim(ylims)
grid on
title('Validation of TC6 signals')

subplot(4,1,2)
plot(t(1:round(t_67*fs)), magB)
str = 'Magnitude of phase B';
subtitle(str)
xlabel('Time [s]')
ylabel('Magnitude')
ylim(ylims)
grid on

subplot(4,1,3)
plot(t(1:round(t_67*fs)), magC)
str = 'Magnitude of phase C';
subtitle(str)
xlabel('Time [s]')
ylabel('Magnitude')
ylim(ylims)
grid on

subplot(4,1,4)
plot(t(1        	   : round(t_61*fs)), V61)
grid on
hold on
plot(t(round(t_61*fs)+1: round(t_62*fs)), V62)
plot(t(round(t_62*fs)+1: round(t_63*fs)), V63)
plot(t(round(t_63*fs)+1: round(t_64*fs)), V64)
plot(t(round(t_64*fs)+1: round(t_65*fs)), V65)
plot(t(round(t_65*fs)+1: round(t_66*fs)), V66)
plot(t(round(t_66*fs)+1: round(t_67*fs)), V67)
diptitle1 = sprintf('TC6 subsignals: %d - %d pct, single, two and three phase dips', 100, 0);
subtitle(diptitle1)
xlabel('Time')
ylabel('Amplitude')
ylim([-1.2 1.2])

figures = [figures; figure(6)]
%% saving figures for test journal of test sequence
savepath = 'C:\Users\Kasper Laustsen\Aarhus universitet\Martin Højlund Therkildsen - Bachelor\12. Documentation\test_journals\test_sequence\figures'
filename = ["angle.png";"frequency.png";"TC1_freq.png"; "TC2_phase.png" ;"TC3_fluct.png"; "TC4_dip.png"; "TC5_harm.png"; "TC6_interrupt.png"]
for i=1:8
    f = fullfile(savepath,filename(i))
    exportgraphics(figures(i), f,'Resolution', 600)
end